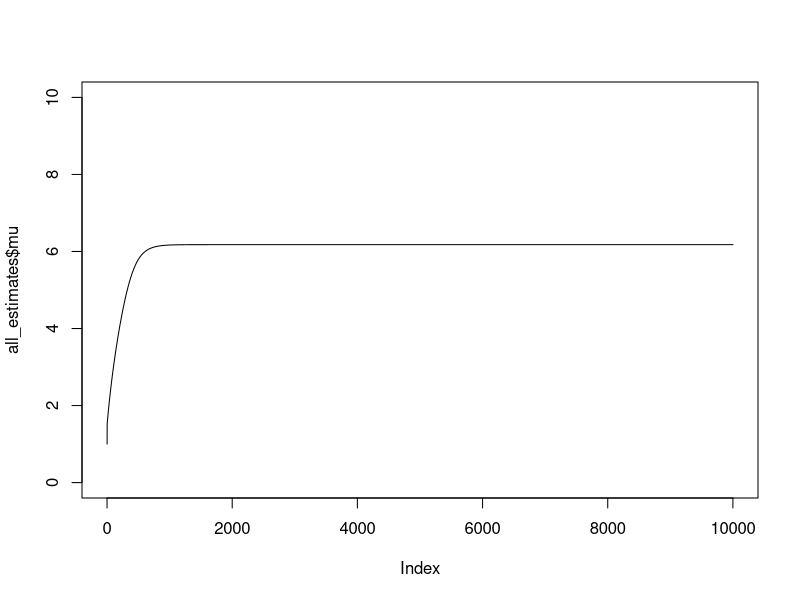
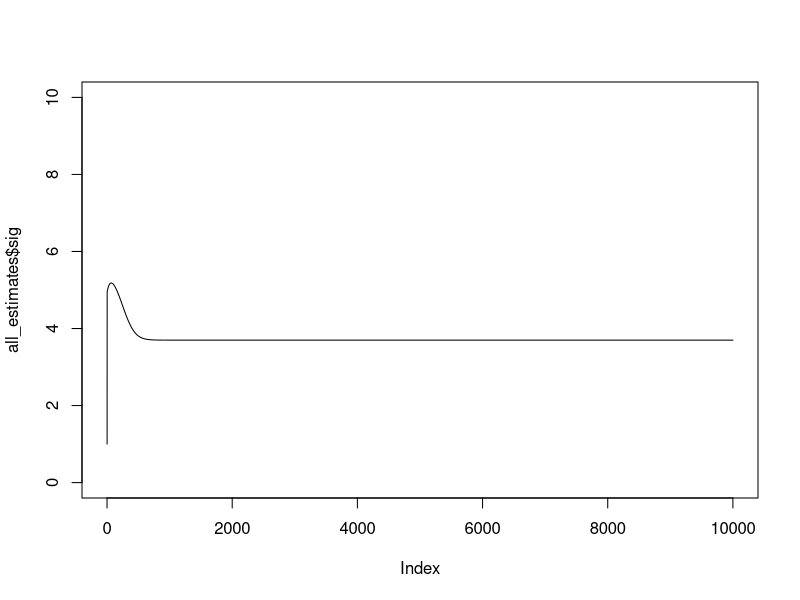

Source code (R) for these figures, in order:
#generating 100 datapoints from normal distribution with mean=6 and sd=4
a <- rnorm(100, 6, 4)
n <- 100
#size of the step in the direction gradient points at
step_size <- 0.001
#starting values mean and sd
mu <- 1
sig <- 1
#number of iterations algorithm
iter<-10000

#vector with starting values mean and sd
vec_mu_sig <- c(mu, sig)
#create dataframe to save estimates
#number of iterations + 1 because of starting values
all_estimates<-data.frame(mu = rep(0,(iter+1)), sig = rep(0,(iter+1)))
#setting first row equal to starting values
all_estimates[1,]<-vec_mu_sig
#data frame containing gradient of each iteration
gradients <- data.frame(mu=rep(0,iter), sig=rep(0,iter))

for(i in 1:iter){
#partial derivative mean
  deriv_mu <-  1/vec_mu_sig[2]^2 * sum(a - vec_mu_sig[1])
#partial derivative sd
  deriv_sig <- -n/vec_mu_sig[2] + 1/vec_mu_sig[2]^3 * sum((a - vec_mu_sig[1])^2)

  gradient <- c(deriv_mu, deriv_sig)
  vec_mu_sig <- vec_mu_sig + step_size * gradient
  
  gradients[i,] <- gradient
  all_estimates[(1+i),] <- vec_mu_sig
}

plot(all_estimates$mu, type = 'l', ylim = c(0,10), xlim = c(0, (iter+1)))
plot(all_estimates$sig, type = 'l', ylim = c(0,10), xlim = c(0, iter+1))
